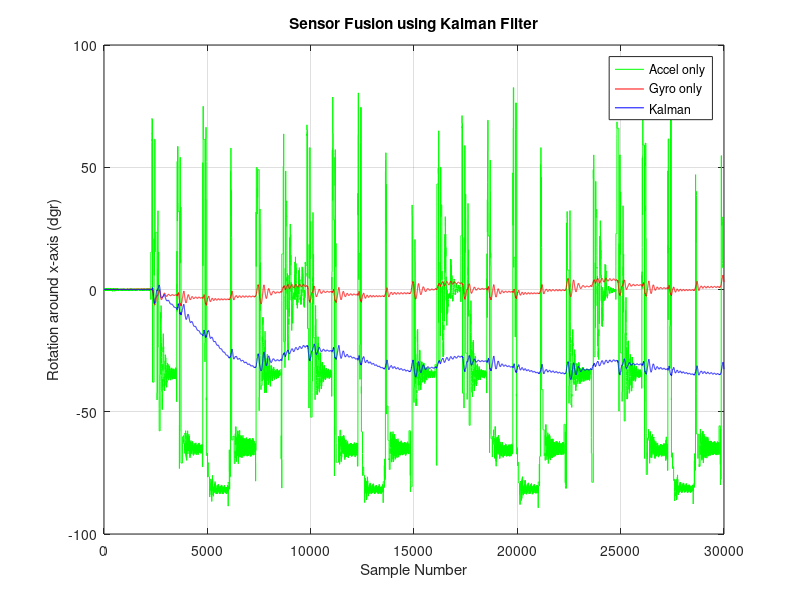
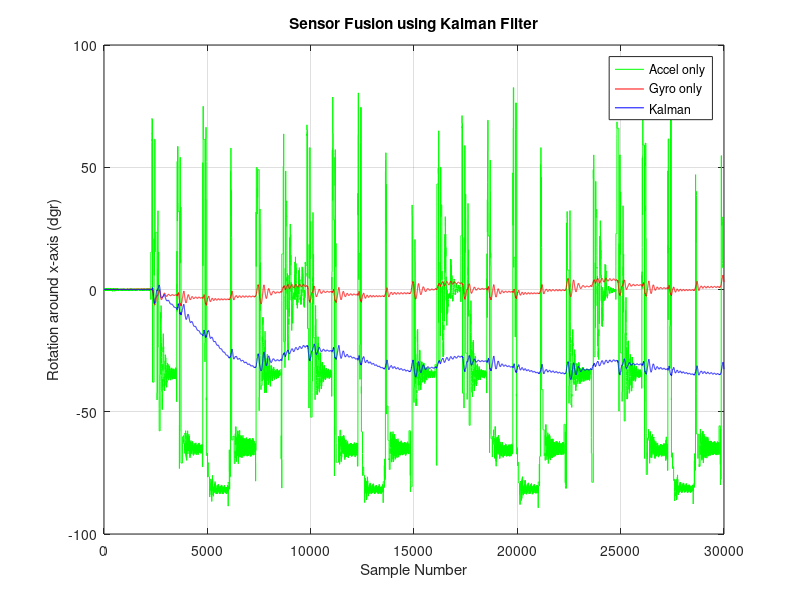
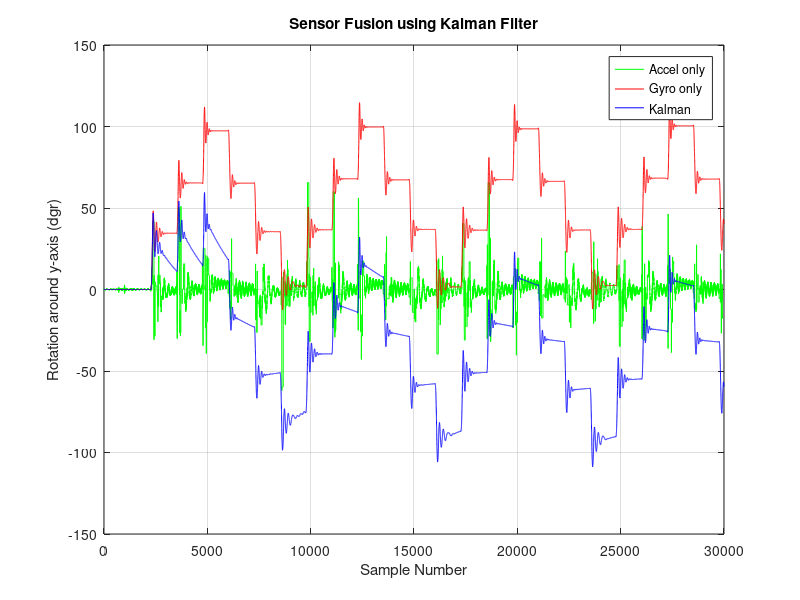
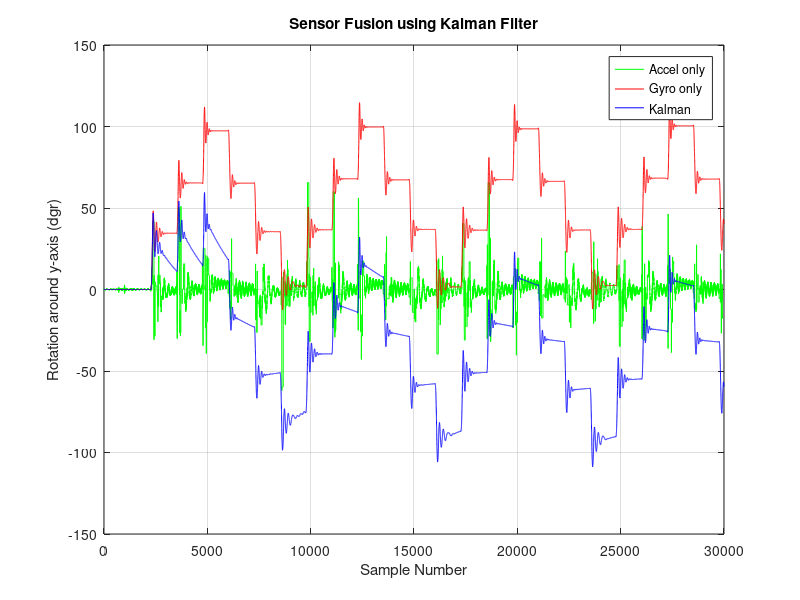

Recreate these plots in MATLAB, in order. (Note: a time limit stopped this script after it produced the figures.)
# Load Quaternion pkg
pkg load quaternion;

# Parameters
filter = 5; % 0 = "raw", 1 = "static cal", 2 = "static cal + mvavg", 3 = "static cal + fir", 4 = "static cal + kalman", 5 = "simple cal + no filter", 6 = "simple cal + FIR (LH)"
ign_samples = 0; % samples to ignore until Filter has converged
gyro_weight = 0.98;
acc_range = 0.1;
gyr_sens = 32.8;
acc_sens = 8192;
delta_t = 1/500;
grav_raw = acc_sens;
gravity = 9.80665;
f_norm = [0; 0; acc_sens];
acc_rec = [0; 0; 1];
v = [0; 0; 0];
s = [0; 0; 0];

#Kalman Function
function angle_out = kalman_angle(angle_in, rate, stddev_angle, stddev_rate, delta_t)
  
  # Compute Variances
  var_angle = stddev_angle^2;
  var_rate = stddev_rate^2;

  # Initialize
  y_hat = [0; 0];
  A = [1 (-delta_t); 0 1];
  B = [delta_t; 0];
  H = eye(2,2);
  P = [1000 0; 0 1000];
  Q = [var_angle 0; 0 var_rate];
  R = [stddev_angle 0; 0 stddev_rate];

  # Go through samples
  for i=1:length(angle_in)
  
    # Rememver previous error covariance
    P_prev = P;

    # Prediction Update
    y_hat_neg = A*y_hat + B*rate(i);
    P = A*P_prev*transpose(A) + Q;

    # Measurement Update
    K = (P_prev*transpose(H))*inverse(H*P_prev*transpose(H) + R);
    y_hat = y_hat_neg + K*([angle_in(i); rate(i)] - H*y_hat_neg);
    P = (eye(2,2) - K*H)*P_prev;
    
    # Store values
    angle_out(i) = y_hat(1,1);
  end
  
  disp(P);

endfunction

# Load Data
if (filter == 1)
	load ('calibrated.mat', 'cal');
	data = cal;
	filter_str = "cal";
	f_norm = [331; -263; 8082];
	grav_raw = 8082;
elseif (filter == 2)
	load('mvavg.mat', 'mvavg');
	data = mvavg;
	filter_str = "mvavg";
	f_norm = [331; -263; 8082];
	grav_raw = 8082;
elseif (filter == "fir")
	load('fir.mat', 3);
	data = firfil;
	filter_str = "fir";
	f_norm = [331; -263; 8082];
	grav_raw = 8082;
elseif (filter == 4)
	load('kalman.mat', 'kalmanfil');
	data = kalmanfil;
	filter_str = "kalman";
	f_norm = [331; -263; 8082];
	grav_raw = 8082;
elseif (filter == 5)
	load('simple_calibration.mat', 'cal');
	data = cal;
	filter_str = "simple_cal";
	load('fnorm.mat', 'f_norm');
elseif (filter == 6)
	load('fir_hl.mat', 'firfil');
	data = firfil;
	filter_str = "simple_cal_fir_hl";
	load('fnorm.mat', 'f_norm');
else
	data = load('data.txt');
	filter_str = "raw";
endif

# Create Outfile Strings
outfile_raw = strcat("quat_posVel_", filter_str, "_kalman");
outfile = strcat(outfile_raw, ".pdf");
q_mat_outfile = strcat("quatPos_", filter_str, "_kalman.mat");
avs_outfile = strcat("avs_", filter_str, "_kalman.mat");

# Extract Gyro and Accel Data
gx = data(:,1);
gy = data(:,2);
gz = data(:,3);
ax = data(:,4);
ay = data(:,5);
az = data(:,6);

# Convert
gx = gx / gyr_sens;
gy = gy / gyr_sens;
gz = gz / gyr_sens;
ax = ax / acc_sens;
ay = ay / acc_sens;
az = az / acc_sens;
f_norm = f_norm / acc_sens;

# Compute Standard deviations
if (filter == 1 || filter == 2 || filter == 3 || filter == 4)
  stddev_rate_x = 24.500152 / gyr_sens;
  stddev_rate_y = 1.029194 / gyr_sens;
  stddev_rate_z = 3.045021 / gyr_sens;
  stddev_angle_x = 22.443588 / acc_sens;
  stddev_angle_y = 72.858551 / acc_sens;
  stddev_angle_z = 40.575413 / acc_sens;
else
  stddev_rate_x = std(gx);
  stddev_rate_y = std(gy);
  stddev_rate_z = std(gz);
  stddev_angle_x = std(ax);
  stddev_angle_y = std(ay);
  stddev_angle_z = std(az);
endif;

# Compute Angle
for i = 1:length(gx)
  
  # Get Magnitude of acceleration
  acc_i = [ax(i); ay(i); az(i)];
  acc_mag = norm(acc_i);
  
  # Use recent Acc if acceleration is way different than gravity
  if (acc_mag < (1-acc_range) || acc_mag > (1+acc_range))
    acc_norm = acc_rec;
  elseif (acc_mag != 0) % normalize
    acc_norm = acc_i / acc_mag;
  else 
    acc_norm = acc_i;
  endif;
  
  # Store Acc for next iteration
  acc_rec = acc_norm;
  
  # Compute Angle from Accelerometer and convert to dgr
  angle_acc_x(i) = asin(acc_norm(1,1)) / pi * 180;
  angle_acc_y(i) = asin(acc_norm(2,1)) / pi * 180;
  angle_acc_z(i) = acos(acc_norm(3,1)) / pi * 180;
  
  # Compute Angle from Gyroscope
  if (i == 1)
    angle_gyr_x(i) = gx(i) * delta_t;
    angle_gyr_y(i) = gy(i) * delta_t;
    angle_gyr_z(i) = gz(i) * delta_t;
  else
    angle_gyr_x(i) = angle_gyr_x(i-1) + gx(i) * delta_t;
    angle_gyr_y(i) = angle_gyr_y(i-1) + gy(i) * delta_t;
    angle_gyr_z(i) = angle_gyr_z(i-1) + gz(i) * delta_t;
  endif;

endfor

# Apply Kalman Filter
angle_x = kalman_angle(angle_acc_x, gx, stddev_angle_x, stddev_rate_x, delta_t);
angle_y = kalman_angle(angle_acc_y, gy, stddev_angle_y, stddev_rate_y, delta_t);
angle_z = kalman_angle(angle_acc_z, gz, stddev_angle_z, stddev_rate_z, delta_t);

# Plot x
plot(angle_acc_x, "g");
hold on;
plot(angle_gyr_x, "r");
hold on;
plot(angle_x, "b");
hold on;

# Set up Plot
grid on;
title('Sensor Fusion using Kalman Filter');
xlabel('Sample Number');
ylabel('Rotation around x-axis (dgr)');
legend('Accel only', 'Gyro only', 'Kalman');

# Print
print("-color", strcat(outfile_raw, "_angle_x", ".eps"));
print(outfile);
hold off;

# Plot y
plot(angle_acc_y, "g");
hold on;
plot(angle_gyr_y, "r");
hold on;
plot(angle_y, "b");
hold on;

# Set up Plot
grid on;
title('Sensor Fusion using Kalman Filter');
xlabel('Sample Number');
ylabel('Rotation around y-axis (dgr)');
legend('Accel only', 'Gyro only', 'Kalman');

# Print
print("-color", strcat(outfile_raw, "_angle_y", ".eps"));
print("-append", outfile);
hold off;

# Plot z
plot(angle_acc_z, "g");
hold on;
plot(angle_gyr_z, "r");
hold on;
plot(angle_z, "b");
hold on;

# Set up Plot
grid on;
title('Sensor Fusion using Kalman Filter');
xlabel('Sample Number');
ylabel('Rotation around z-axis (dgr)');
legend('Accel only', 'Gyro only', 'Kalman');

# Print
print("-color", strcat(outfile_raw, "_angle_z", ".eps"));
print("-append", outfile);
hold off;

# Absolute Quaternion
quat_abs = quaternion(1, 0, 0, 0);

# Compute Quaternions
for i = (ign_samples+1):length(gx)
  
  #Get data set (already converted)
  gyr = [gx(i); gy(i); gz(i)];
  acc = [ax(i); ay(i); az(i)];
  
  ############## Quaternion Start ##############
  
  #Convert angle to radians
  angle_acc_z_rad = angle_acc_z * pi/180;
  
  # Normalize Acc
  acc_norm_sc = acc / norm(acc);
  if (acc_norm_sc != 0)
    acc_norm = acc / acc_norm_sc;
  else 
    acc_norm_sc = 1;
    acc_norm = acc;
  endif;
  
  # Construct absolute rotation quaternion
  quat_abs = unit(quaternion(cos(angle_acc_z_rad(i)/2), acc_norm(1,1)*sin(angle_acc_z_rad(i)/2), acc_norm(2,1)*sin(angle_acc_z_rad(i)/2), acc_norm(3,1)*sin(angle_acc_z_rad(i)/2)));
  
  # Keep track of quaternions for plot
  qw(i) = quat_abs.w;
  qx(i) = quat_abs.x;
  qy(i) = quat_abs.y;
  qz(i) = quat_abs.z;
  
  ######## Velocity / Position Start #########
  
  
   #Helper Computations
  qw_qw = qw(i) * qw(i);
  qw_qx = qw(i) * qx(i);
  qw_qy = qw(i) * qy(i);
  qw_qz = qw(i) * qz(i);
  qx_qx = qx(i) * qx(i);
  qx_qy = qx(i) * qy(i);
  qx_qz = qx(i) * qz(i);
  qy_qy = qy(i) * qy(i);
  qy_qz = qy(i) * qz(i);
  qz_qz = qz(i) * qz(i);
  
  #Quaternion to Rotation Matrix
  rot = [(qw_qw + qx_qx - qy_qy - qz_qz) 	(2 * qx_qy + 2 * qw_qz) 	(2 * qx_qz - 2 * qw_qy); 
	  (2 * qx_qy - 2 * qw_qz) 		(qw_qw - qx_qx + qy_qy - qz_qz) (2 * qy_qz + 2 * qw_qx)
	  (2 * qx_qz + 2 * qw_qy) 		(2 * qy_qz - 2 * qw_qx) 	(qw_qw - qx_qx - qy_qy + qz_qz)];
  
  #Get Transpose
  rot_t = transpose(rot);
  
  #Compute Intertial Acceleration
  acc_i = rot_t * acc - f_norm;
  
  #Convert to m/s^2
  acc_i_c = acc_i * gravity;
  
  # Get current acceleration
  if ( i <= (ign_samples+1) )
    a_curr = [0; 0; 0];
  else
    a_curr = acc_i_c;
  endif;
  
  #Compute Velocity (first integration)
  v_curr = v + a_curr * delta_t; %v + acc_i_c * delta_t;
  
  #Compute Position (second integration)
  s_curr = s + v_curr * delta_t; %s + v*delta_t + 0.5 * acc_i_c * delta_t^2;
  
  #Replace old velocity and position by new ones
  v = v_curr;
  s = s_curr;
  
  # Keep track of velocity and position for plots
  oax(i) = a_curr(1,1);
  oay(i) = a_curr(2,1);
  oaz(i) = a_curr(3,1);
  vx(i) = v(1,1);
  vy(i) = v(2,1);
  vz(i) = v(3,1);
  sx(i) = s(1,1);
  sy(i) = s(2,1);
  sz(i) = s(3,1);
  
endfor

# clear
hold off;

# Plot Quaternion
plot(qw, "c");
hold on;
plot(qx, "r");
hold on;
plot(qy, "g");
hold on;
plot(qz, "b");
hold on;

# Set up Plot
grid on;
title('Quaternions (after calibration and filtering)');
xlabel('Sample Number');
ylabel('Value');
legend('w', 'x', 'y', 'z');

# Prepare for Data Export
qw = rot90(qw, -1);
qx = rot90(qx, -1);
qy = rot90(qy, -1);
qz = rot90(qz, -1);
oax = rot90(oax, -1);
oay = rot90(oay, -1);
oaz = rot90(oaz, -1);
vx = rot90(vx, -1);
vy = rot90(vy, -1);
vz = rot90(vz, -1);
sx = rot90(sx, -1);
sy = rot90(sy, -1);
sz = rot90(sz, -1);

# Data Export for IMU Viewer
out = [qw qx qy qz sx sy sz];
save(q_mat_outfile, 'out');

# Data Export for Fusion with UWB
avs = [oax oay oaz vx vy vz sx sy sz];
save(avs_outfile, 'avs');

# Print
print("-append", outfile);
hold off;

# Plot Velocity
plot(vx, "r");
hold on;
plot(vy, "g");
hold on;
plot(vz, "b");
hold on;

# Set up Plot
grid on;
title('Velocity');
xlabel('Sample Number');
ylabel('Velocity (m/s)');
legend('x', 'y', 'z');
hold off;

# Print Velocity
print("-append", outfile);

# Plot Position
plot(sx, "r");
hold on;
plot(sy, "g");
hold on;
plot(sz, "b");
hold on;

# Set up Plot
grid on;
title('Position');
xlabel('Sample Number');
ylabel('Position (m)');
legend('x', 'y', 'z');
hold off;

# Print Position
print("-append", outfile);
